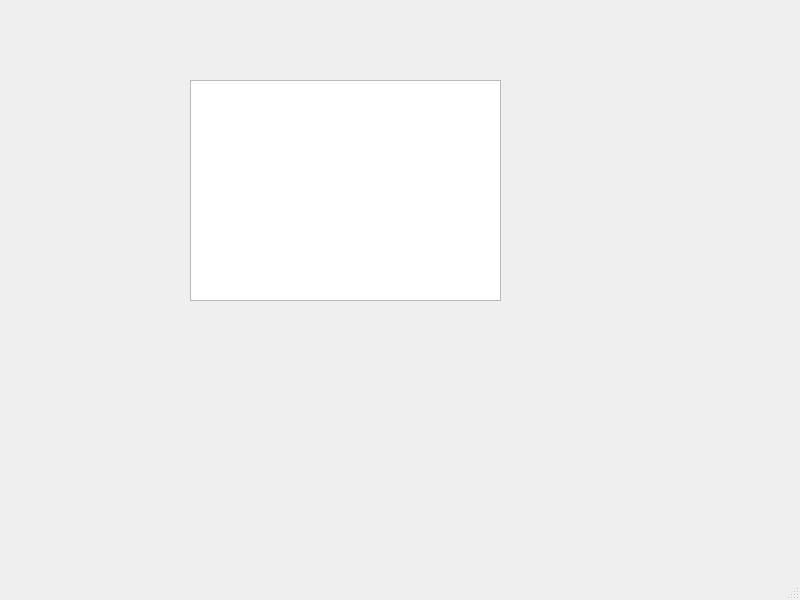
<?xml version="1.0" encoding="UTF-8"?>
<ui version="4.0">
 <class>MainWindow</class>
 <widget class="QMainWindow" name="MainWindow">
  <property name="geometry">
   <rect>
    <x>0</x>
    <y>0</y>
    <width>800</width>
    <height>600</height>
   </rect>
  </property>
  <property name="windowTitle">
   <string>MainWindow</string>
  </property>
  <widget class="QWidget" name="centralwidget">
   <widget class="QListWidget" name="listWidget">
    <property name="geometry">
     <rect>
      <x>190</x>
      <y>80</y>
      <width>311</width>
      <height>221</height>
     </rect>
    </property>
   </widget>
  </widget>
  <widget class="QMenuBar" name="menubar">
   <property name="geometry">
    <rect>
     <x>0</x>
     <y>0</y>
     <width>800</width>
     <height>22</height>
    </rect>
   </property>
  </widget>
  <widget class="QStatusBar" name="statusbar"/>
 </widget>
 <resources/>
 <connections/>
</ui>
